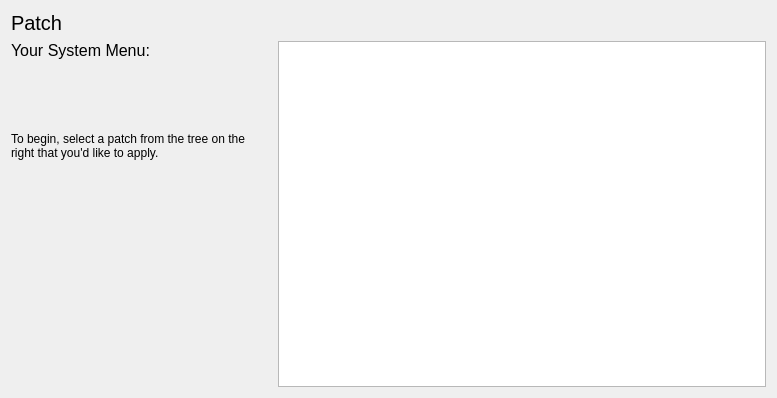
<?xml version="1.0" encoding="UTF-8"?>
<ui version="4.0">
 <class>Patch</class>
 <widget class="QWidget" name="Patch">
  <property name="geometry">
   <rect>
    <x>0</x>
    <y>0</y>
    <width>777</width>
    <height>398</height>
   </rect>
  </property>
  <property name="windowTitle">
   <string>Form</string>
  </property>
  <layout class="QVBoxLayout" name="verticalLayout_2">
   <item>
    <layout class="QVBoxLayout" name="verticalLayout">
     <item>
      <widget class="QLabel" name="label">
       <property name="font">
        <font>
         <pointsize>15</pointsize>
        </font>
       </property>
       <property name="text">
        <string>Patch</string>
       </property>
      </widget>
     </item>
     <item>
      <layout class="QHBoxLayout" name="horizontalLayout">
       <item>
        <layout class="QVBoxLayout" name="verticalLayout_3">
         <item>
          <widget class="QLabel" name="label_2">
           <property name="font">
            <font>
             <pointsize>12</pointsize>
            </font>
           </property>
           <property name="text">
            <string>Your System Menu:</string>
           </property>
          </widget>
         </item>
         <item>
          <widget class="QLabel" name="wadInfo_lbl">
           <property name="minimumSize">
            <size>
             <width>0</width>
             <height>60</height>
            </size>
           </property>
           <property name="text">
            <string/>
           </property>
           <property name="textFormat">
            <enum>Qt::MarkdownText</enum>
           </property>
          </widget>
         </item>
         <item>
          <widget class="QLabel" name="label_3">
           <property name="sizePolicy">
            <sizepolicy hsizetype="Preferred" vsizetype="Preferred">
             <horstretch>0</horstretch>
             <verstretch>0</verstretch>
            </sizepolicy>
           </property>
           <property name="maximumSize">
            <size>
             <width>16777215</width>
             <height>16777215</height>
            </size>
           </property>
           <property name="text">
            <string>To begin, select a patch from the tree on the right that you'd like to apply.</string>
           </property>
           <property name="wordWrap">
            <bool>true</bool>
           </property>
          </widget>
         </item>
         <item>
          <spacer name="verticalSpacer">
           <property name="orientation">
            <enum>Qt::Vertical</enum>
           </property>
           <property name="sizeHint" stdset="0">
            <size>
             <width>20</width>
             <height>175</height>
            </size>
           </property>
          </spacer>
         </item>
        </layout>
       </item>
       <item>
        <widget class="QListView" name="listView"/>
       </item>
      </layout>
     </item>
    </layout>
   </item>
  </layout>
 </widget>
 <resources/>
 <connections/>
</ui>
